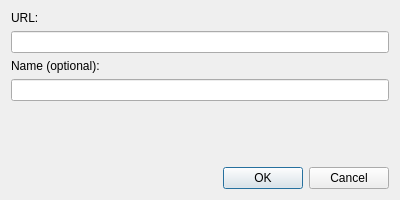
<?xml version="1.0" encoding="UTF-8"?>
<ui version="4.0">
 <class>AddUrlDialog</class>
 <widget class="QDialog" name="AddUrlDialog">
  <property name="geometry">
   <rect>
    <x>0</x>
    <y>0</y>
    <width>400</width>
    <height>200</height>
   </rect>
  </property>
  <property name="windowTitle">
   <string>Dialog</string>
  </property>
  <layout class="QVBoxLayout" name="verticalLayout">
   <item>
    <widget class="QLabel" name="label">
     <property name="text">
      <string>URL:</string>
     </property>
    </widget>
   </item>
   <item>
    <widget class="QLineEdit" name="urlEdit">
     <property name="toolTip">
      <string>Only HTTP URLs are supported. If URL points to a playlist file, first playlist item will be used. Only PLS playlists are supported right now. For internet radio URLs, MP3 streams should be preferred because they are the most widely supported by UPnP devices.</string>
     </property>
     <property name="inputMethodHints">
      <set>Qt::ImhUrlCharactersOnly</set>
     </property>
    </widget>
   </item>
   <item>
    <widget class="QLabel" name="label_2">
     <property name="text">
      <string>Name (optional):</string>
     </property>
    </widget>
   </item>
   <item>
    <widget class="QLineEdit" name="nameEdit">
     <property name="toolTip">
      <string>If Name is not provided, it will be discover automatically from the stream meta data.</string>
     </property>
    </widget>
   </item>
   <item>
    <spacer name="verticalSpacer">
     <property name="orientation">
      <enum>Qt::Vertical</enum>
     </property>
     <property name="sizeHint" stdset="0">
      <size>
       <width>20</width>
       <height>40</height>
      </size>
     </property>
    </spacer>
   </item>
   <item>
    <widget class="QDialogButtonBox" name="buttonBox">
     <property name="orientation">
      <enum>Qt::Horizontal</enum>
     </property>
     <property name="standardButtons">
      <set>QDialogButtonBox::Cancel|QDialogButtonBox::Ok</set>
     </property>
    </widget>
   </item>
  </layout>
 </widget>
 <resources/>
 <connections>
  <connection>
   <sender>buttonBox</sender>
   <signal>accepted()</signal>
   <receiver>AddUrlDialog</receiver>
   <slot>accept()</slot>
   <hints>
    <hint type="sourcelabel">
     <x>248</x>
     <y>254</y>
    </hint>
    <hint type="destinationlabel">
     <x>157</x>
     <y>274</y>
    </hint>
   </hints>
  </connection>
  <connection>
   <sender>buttonBox</sender>
   <signal>rejected()</signal>
   <receiver>AddUrlDialog</receiver>
   <slot>reject()</slot>
   <hints>
    <hint type="sourcelabel">
     <x>316</x>
     <y>260</y>
    </hint>
    <hint type="destinationlabel">
     <x>286</x>
     <y>274</y>
    </hint>
   </hints>
  </connection>
 </connections>
</ui>
